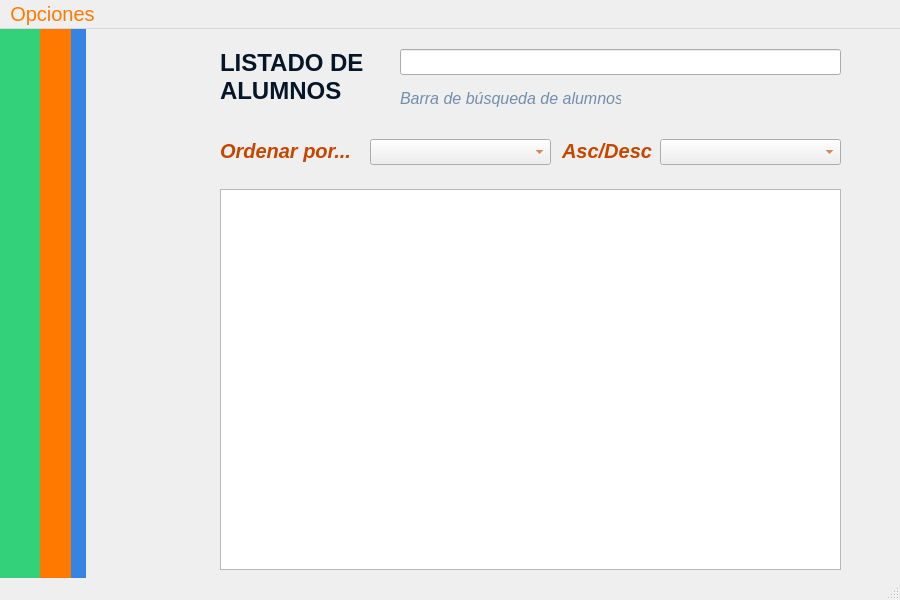
<?xml version="1.0" encoding="UTF-8"?>
<ui version="4.0">
 <class>listado_de_alumnos</class>
 <widget class="QMainWindow" name="listado_de_alumnos">
  <property name="geometry">
   <rect>
    <x>0</x>
    <y>0</y>
    <width>900</width>
    <height>600</height>
   </rect>
  </property>
  <property name="windowTitle">
   <string>MainWindow</string>
  </property>
  <widget class="QWidget" name="centralwidget">
   <widget class="QLineEdit" name="lEdit_barraBusqueda">
    <property name="geometry">
     <rect>
      <x>400</x>
      <y>20</y>
      <width>441</width>
      <height>26</height>
     </rect>
    </property>
    <property name="styleSheet">
     <string notr="true">color: rgb(6, 22, 40);</string>
    </property>
    <property name="frame">
     <bool>true</bool>
    </property>
   </widget>
   <widget class="QLabel" name="label_tituloVentana">
    <property name="geometry">
     <rect>
      <x>220</x>
      <y>20</y>
      <width>241</width>
      <height>61</height>
     </rect>
    </property>
    <property name="font">
     <font>
      <pointsize>18</pointsize>
      <bold>true</bold>
     </font>
    </property>
    <property name="text">
     <string>&lt;html&gt;&lt;head/&gt;&lt;body&gt;&lt;p&gt;&lt;span style=&quot; color:#061628;&quot;&gt;LISTADO DE ALUMNOS&lt;/span&gt;&lt;/p&gt;&lt;/body&gt;&lt;/html&gt;</string>
    </property>
    <property name="alignment">
     <set>Qt::AlignmentFlag::AlignLeading|Qt::AlignmentFlag::AlignLeft|Qt::AlignmentFlag::AlignTop</set>
    </property>
    <property name="wordWrap">
     <bool>true</bool>
    </property>
   </widget>
   <widget class="QLabel" name="label_ordenamientoListado">
    <property name="geometry">
     <rect>
      <x>220</x>
      <y>110</y>
      <width>131</width>
      <height>31</height>
     </rect>
    </property>
    <property name="font">
     <font>
      <pointsize>15</pointsize>
      <italic>true</italic>
      <bold>true</bold>
     </font>
    </property>
    <property name="text">
     <string>&lt;html&gt;&lt;head/&gt;&lt;body&gt;&lt;p&gt;&lt;span style=&quot; color:#c64600;&quot;&gt;Ordenar por...&lt;/span&gt;&lt;/p&gt;&lt;/body&gt;&lt;/html&gt;</string>
    </property>
    <property name="alignment">
     <set>Qt::AlignmentFlag::AlignLeading|Qt::AlignmentFlag::AlignLeft|Qt::AlignmentFlag::AlignTop</set>
    </property>
   </widget>
   <widget class="QTableView" name="tableView">
    <property name="geometry">
     <rect>
      <x>220</x>
      <y>160</y>
      <width>621</width>
      <height>381</height>
     </rect>
    </property>
   </widget>
   <widget class="QLabel" name="label_ayudaBarraBus">
    <property name="geometry">
     <rect>
      <x>400</x>
      <y>60</y>
      <width>221</width>
      <height>20</height>
     </rect>
    </property>
    <property name="font">
     <font>
      <pointsize>12</pointsize>
      <italic>true</italic>
     </font>
    </property>
    <property name="text">
     <string>&lt;html&gt;&lt;head/&gt;&lt;body&gt;&lt;p&gt;&lt;span style=&quot; color:#728ead;&quot;&gt;Barra de búsqueda de alumnos&lt;/span&gt;&lt;/p&gt;&lt;/body&gt;&lt;/html&gt;</string>
    </property>
   </widget>
   <widget class="QComboBox" name="comboBoxOrdAscDesc">
    <property name="geometry">
     <rect>
      <x>660</x>
      <y>110</y>
      <width>181</width>
      <height>26</height>
     </rect>
    </property>
    <property name="styleSheet">
     <string notr="true">color: rgb(198, 70, 0);</string>
    </property>
   </widget>
   <widget class="QComboBox" name="comboBoxOrdenamiento">
    <property name="geometry">
     <rect>
      <x>370</x>
      <y>110</y>
      <width>181</width>
      <height>26</height>
     </rect>
    </property>
    <property name="styleSheet">
     <string notr="true">color: rgb(198, 70, 0);</string>
    </property>
   </widget>
   <widget class="QLabel" name="label_3">
    <property name="geometry">
     <rect>
      <x>70</x>
      <y>-40</y>
      <width>16</width>
      <height>591</height>
     </rect>
    </property>
    <property name="styleSheet">
     <string notr="true">background-color: rgb(53, 132, 228);</string>
    </property>
    <property name="text">
     <string/>
    </property>
   </widget>
   <widget class="QLabel" name="label">
    <property name="geometry">
     <rect>
      <x>-5</x>
      <y>-13</y>
      <width>61</width>
      <height>591</height>
     </rect>
    </property>
    <property name="styleSheet">
     <string notr="true">background-color: rgb(51, 209, 122);</string>
    </property>
    <property name="text">
     <string/>
    </property>
   </widget>
   <widget class="QLabel" name="label_2">
    <property name="geometry">
     <rect>
      <x>40</x>
      <y>-20</y>
      <width>31</width>
      <height>591</height>
     </rect>
    </property>
    <property name="styleSheet">
     <string notr="true">background-color: rgb(255, 120, 0);</string>
    </property>
    <property name="text">
     <string/>
    </property>
   </widget>
   <widget class="QLabel" name="label_ordenamientoListado_2">
    <property name="geometry">
     <rect>
      <x>562</x>
      <y>110</y>
      <width>91</width>
      <height>31</height>
     </rect>
    </property>
    <property name="font">
     <font>
      <pointsize>15</pointsize>
      <italic>true</italic>
      <bold>true</bold>
     </font>
    </property>
    <property name="text">
     <string>&lt;html&gt;&lt;head/&gt;&lt;body&gt;&lt;p&gt;&lt;span style=&quot; color:#c64600;&quot;&gt;Asc/Desc&lt;/span&gt;&lt;/p&gt;&lt;/body&gt;&lt;/html&gt;</string>
    </property>
    <property name="alignment">
     <set>Qt::AlignmentFlag::AlignLeading|Qt::AlignmentFlag::AlignLeft|Qt::AlignmentFlag::AlignTop</set>
    </property>
   </widget>
  </widget>
  <widget class="QMenuBar" name="menubar">
   <property name="geometry">
    <rect>
     <x>0</x>
     <y>0</y>
     <width>900</width>
     <height>29</height>
    </rect>
   </property>
   <property name="font">
    <font>
     <pointsize>15</pointsize>
     <fontweight>Medium</fontweight>
    </font>
   </property>
   <property name="styleSheet">
    <string notr="true">color: rgb(255, 120, 0);
alternate-background-color: rgb(255, 190, 111);
selection-background-color: rgb(255, 190, 111);</string>
   </property>
   <widget class="QMenu" name="menuOpciones">
    <property name="font">
     <font>
      <pointsize>13</pointsize>
     </font>
    </property>
    <property name="styleSheet">
     <string notr="true">alternate-background-color: rgb(0, 0, 0);
selection-color: rgb(0, 0, 0);
color: rgb(0, 0, 0);</string>
    </property>
    <property name="title">
     <string>Opciones</string>
    </property>
    <addaction name="actionCambiar_cuenta"/>
    <addaction name="separator"/>
    <addaction name="actionVolver"/>
    <addaction name="separator"/>
    <addaction name="actionSalir"/>
   </widget>
   <addaction name="menuOpciones"/>
  </widget>
  <widget class="QStatusBar" name="statusbar"/>
  <action name="actionCambiar_cuenta">
   <property name="icon">
    <iconset theme="x-office-address-book"/>
   </property>
   <property name="text">
    <string>   Cambiar cuenta</string>
   </property>
  </action>
  <action name="actionVolver">
   <property name="icon">
    <iconset theme="QIcon::ThemeIcon::EditUndo"/>
   </property>
   <property name="text">
    <string>   Volver</string>
   </property>
  </action>
  <action name="actionSalir">
   <property name="icon">
    <iconset theme="QIcon::ThemeIcon::ApplicationExit"/>
   </property>
   <property name="text">
    <string>   Salir</string>
   </property>
  </action>
 </widget>
 <resources/>
 <connections/>
</ui>
